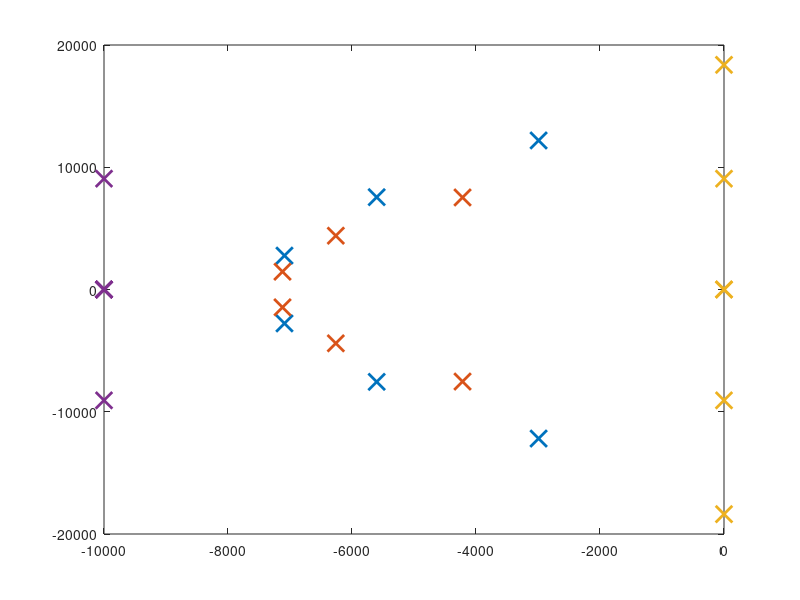

Reproduce this figure in MATLAB. (Note: this script raises an error after producing the figure.)
%state space control design
clear
close all


printK = 1; 

Nin = 2; %2 input 2 output system
Nstate = 4; 
Nout = 2; 
% assume a nominal condition 
Lout = 300e-6; 
Cin= 20e-6; 
Cout = 10e-6;
% Nominal Condition
Vin = 30; 
Vout = 40; 
Io = 3; 
D1 = 0.4; 
D2 = 0.6; 

% State Equation (add dummy state for the pv current input)
A = [0, -D1/Cin -D2/Cin 0 ; 
     D1/Lout 0   0 -1/Lout  ;
     D2/Lout 0   0  1/Lout  ; 
     0  0.5/Cout  -0.5/Cout   0]; 
 
B = [-Io/Cin,-Io/Cin; Vin/Lout 0 ;0 Vin/Lout; 0 0 ;];


C =[1 0 0 0 ;  0 0 0 1];
%C = eye(size(A));
D = zeros(Nin,Nin); 

K1 = linspace(-0.1,0.1,10); 
K2 = K1; 
figure;
max_damp = -1500; 
for ii = 1:length(K1)
    for jj = 1:length(K1)
        K = [K1(ii) 0 0 0; 0 0 0 K2(jj)];
        A_diag = A+B*K;
        pole_diag = eig(A_diag);
        if (max(real(pole_diag))<max_damp)
            max_damp = max(real(pole_diag));
            K_target = K; 
            plot(real(pole_diag),imag(pole_diag),'x','markersize',10,'linewidth',2);
            hold on;
        end
    end
end
K_diag =  - [ 0.0459         0         0         0;
         0         0         0   -0.0123];

  
Ai = [zeros(6,2),[-C;A]];
Bi = [-D;B];
Ci = [zeros(2,2),C];
Di = D;

Gol  = ss(A,B,C,D); 
Goli = ss(Ai,Bi,Ci,Di);
pol  = pole(Goli);

pcl(1:2) = [-10000;-10000];
pcl(3:6) = pol(1:4) - 10000*ones(4,1);

p_itae = [-2.99+12.192j, -2.99-12.192j,-5.602+7.554j,-5.602-7.554j,-7.089+2.772j,-7.089-2.772j];
p_bess = [-4.217+7.530j,-4.217-7.530j,-6.261+4.402j,-6.261-4.402j, -7.121+1.454j, -7.121-1.454j];
pcl_itae = p_itae*1000;
pcl_bess = p_bess*1000; 

figure; plot(pcl_itae,'x','markersize',12,'linewidth',2); 
hold on; plot(pcl_bess,'x','markersize',12,'linewidth',2); 
hold on; plot(pol,'x','markersize',12,'linewidth',2);
hold on; plot(pcl,'x','markersize',12,'linewidth',2); 
% state feedback with integral
K = place(Ai,Bi,pcl_bess);
Ki = K(:,1:2); 
Kp = K(:,3:end); 

Kp = place(A,B,pol(1:4) - 10000*ones(4,1)); 

Cx = eye(size(A));
Dx = zeros(size(B)); 

Golx = ss(A,B,Cx,Dx); 
s = tf('s');
%Kp = place(A,B,pole(Gol)-1000); 
Gclx = C*feedback(Golx,Kp);
pole(Gclx); 
Gcl = feedback(-Gclx*Ki/s,ss(eye(2)));
% figure; pzmap(Gcl); 

%% feedforward term (can do so much, you will need integral action in general to account for all kinds of uncertainty) 
% yss = [0,0]';
% Nxu = ([A,B;C,D])\[zeros(4,2);eye(2)];
% Nx = Nxu(1:4,:); Nu = Nxu(5:6,:);
% Nff = Nu+Kp*Nx; % feedforward term
% uss = Nu*yss;


load SPICE_IV.mat

% Initial conditons
Vg = 40; 
Vin = 40; 
I1 = 0; I2 = 0; 
Vo1 = 10; Vo2 =25; 
x0 = [Vin;I1;I2;Vo1];
xd = [32,3,3,13]';
D0 = [0.5;0.8333];
D = D0; 
solver_options = odeset('RelTol',1e-9);

% Simulation Setup
fsw = 100e3; 
tcy = 1/fsw; 
tspan = 1e-3;
tstep = linspace(0,tspan,tspan/tcy); 



err_int = [0 0]'; 

for ii = 1:length(tstep)-1
    
[t,x] = ode45(@(t,x) sim_dynamics(t,x,IV_curve,D),[0,tstep(2)],x0,solver_options);
y = C*x'; 
x0 = x(end,:)'; 
err = x0-xd; 
err_int = C*err*tcy+err_int; 
D = D0 - Kp*err ;%+ Ki*err_int; % pay close attention to the sign! 
D = max(min(D,0.999),0.001); % avoid saturation

ylog(:,ii) = C*err;%y(:,end); 
Ilog(:,ii) = x0(2:3)';
Dlog(:,ii) = D; 
end

figure; 
subplot(3,1,1);
h = plot(tstep(1:end-1),ylog); 
xlabel('Time'); 
ylabel('Voltage'); legend('Vin','Vo1'); 
my_plot_setting(h);

subplot(3,1,2);
h = plot(tstep(1:end-1),Dlog); 
xlabel('Time'); 
ylabel('Duty Ratio'); legend('D1','D2'); 
my_plot_setting(h);

subplot(3,1,3);
h = plot(tstep(1:end-1),Ilog); 
xlabel('Time'); 
ylabel('Current'); legend('I_{L1}','I_{L2}'); 
my_plot_setting(h);


if printK == 1
   for ii = 1:Nin
       for jj = 1:Nstate
       mat_index = [num2str(ii),num2str(jj)];
       fprintf(['.param kp', mat_index,'=',num2str(Kp(ii,jj)),'\n']); 
       end
   end
   
   for ii = 1:Nin
       for jj = 1:Nout
           mat_index = [num2str(ii),num2str(jj)];
           fprintf(['.param ki', mat_index,'=',num2str(Ki(ii,jj)),'\n']); 
       end
   end
end

% Cx = eye(size(A));
% Dx = zeros(size(B)); 
% 
% Golx = ss(A,B,Cx,Dx); 
% Loop_tf = Golx*Kp; 
% 
% % desired steady state 

% 
% Gclx = C*inv(eye(4)+Loop_tf)*Golx*Nff;%*note that this need to rethink about the pole locations! 
% figure; step(Gol); 
% figure; step(Gclx)


% Integral Control if needed
% Ki = [0.1 0 ; 0 0.01];
% Gcl = inv(eye(size(Nin)) + GLoop)*GLoop; 
% 
% figure; 
% step(Gcl)








